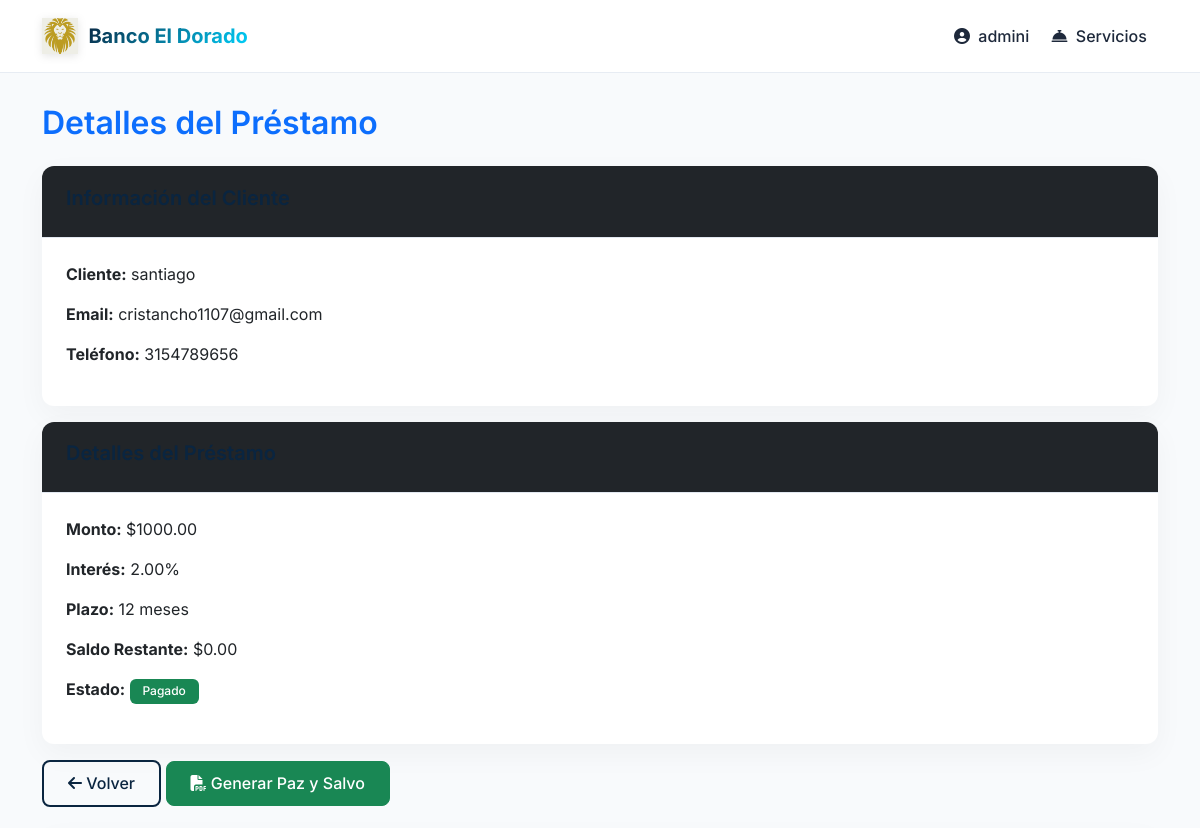
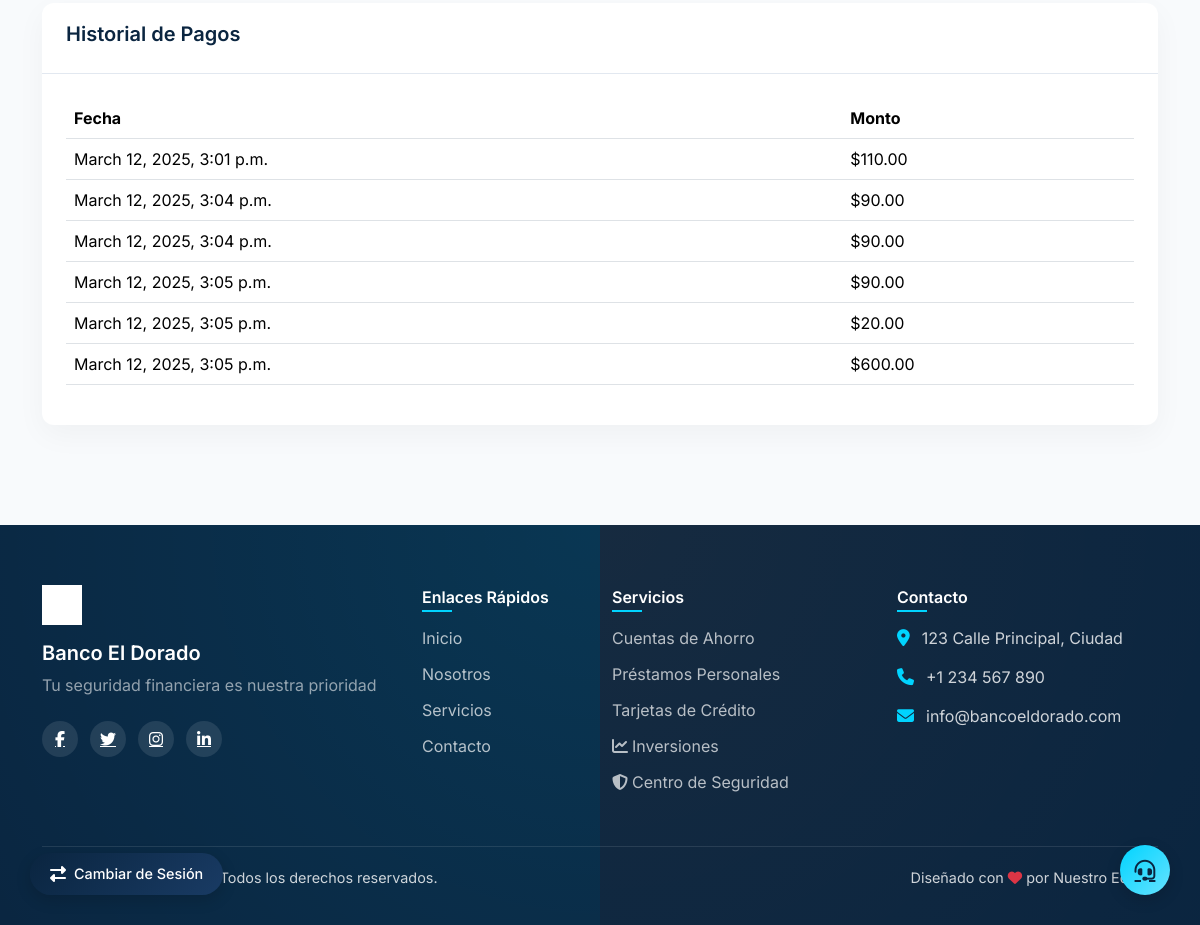
/loan/2/ (signed in), run on the app's committed database (2 pictures, top to bottom).
### blog/models.py (models this page shows, shortened)
class Loan(models.Model):
    client = models.ForeignKey(Client, on_delete=models.CASCADE)
    amount = models.DecimalField(max_digits=10, decimal_places=2, default=0)
    interest_rate = models.DecimalField(max_digits=5, decimal_places=2, default=0)
    repayment_term = models.IntegerField(
        help_text="Número de meses para el reembolso",
        default=12
    )
    start_date = models.DateField(
        default=timezone.now,
        help_text="Fecha de inicio del préstamo"
    )
    status = models.CharField(
        max_length=20,
        default='PENDING',
        choices=[
            ('PENDING', 'Pendiente'),
            ('ACTIVE', 'Activo'),
            ('PAID', 'Pagado'),
            ('DEFAULTED', 'Incumplido')
        ]
    )
    remaining_balance = models.DecimalField(
        max_digits=10,
        decimal_places=2,
        default=0
    )
    next_payment_date = models.DateField(
        null=True,
        blank=True
    )
    monthly_payment = models.DecimalField(
        max_digits=10,
        decimal_places=2,
        default=0
    )

class Client(models.Model):
    class Status(models.TextChoices):
        OWE = 'O', 'OWE'
        NODEBT = 'ND', 'NODEBT'
    cardId = models.CharField(max_length= 10, null= True, blank = True)
    name = models.CharField(max_length=100)
    image = models.ImageField(upload_to='client_photos/', blank=True, null=True)
    imageSave = models.ImageField(upload_to='client_photos/', blank=True, null=True)
    email = models.EmailField()
    phone_number = models.CharField(max_length=15)
    address = models.CharField(max_length=200)
    created_at = models.DateTimeField(auto_now_add=True)
    updated_at = models.DateTimeField(auto_now=True)
    status = models.CharField(max_length=2,
                              choices=Status.choices,
                              default=Status.NODEBT)
    class Meta:
        ordering = ['-created_at']
        indexes = [
            models.Index(fields=['-created_at']),
        ]

class Payment(models.Model):
    loan = models.ForeignKey(Loan, on_delete=models.CASCADE, related_name='payments')
    amount = models.DecimalField(max_digits=10, decimal_places=2)
    payment_date = models.DateTimeField(auto_now_add=True)

### blog/views.py (the view)
# urls.py: path('loan/<int:id>/', views.loan_detail, name='loan_detail'),
@login_required
def loan_detail(request, id):
    loan = get_object_or_404(Loan, id=id)
    return render(request, 'loan/loan_detail.html', {'loan': loan})

### blog/templates/loan/loan_detail.html (shortened to what this page needs)
{% extends "base.html" %}
{% block content %}
<div class="container mt-4">
    <h2 class="mb-4 text-primary">Detalles del Préstamo</h2>
    <div class="card">
        <div class="card-header bg-dark text-white">
            <h5>Información del Cliente</h5>
        </div>
        <div class="card-body">
            <p><strong>Cliente:</strong> {{ loan.client.name }}</p>
            <p><strong>Email:</strong> {{ loan.client.email }}</p>
            <p><strong>Teléfono:</strong> {{ loan.client.phone_number }}</p>
        </div>
    </div>
    <div class="card mt-3">
        <div class="card-header bg-dark text-white">
            <h5>Detalles del Préstamo</h5>
        </div>
        <div class="card-body">
            <p><strong>Monto:</strong> ${{ loan.amount }}</p>
            <p><strong>Interés:</strong> {{ loan.interest_rate }}%</p>
            <p><strong>Plazo:</strong> {{ loan.repayment_term }} meses</p>
            <p><strong>Saldo Restante:</strong> ${{ loan.remaining_balance }}</p>
            <p><strong>Estado:</strong>
                <span class="badge {% if loan.status == 'PAID' %}bg-success{% else %}bg-warning{% endif %}">
                    {{ loan.get_status_display }}
                </span>
            </p>
        </div>
    </div>
    <div class="mt-3">
        <a href="{% url 'blog:loan_list' %}" class="btn btn-secondary">
            <i class="fas fa-arrow-left"></i> Volver
        </a>
        {% if loan.status == 'PAID' %}
            <a href="{% url 'blog:generate_paz_y_salvo' loan.id %}" class="btn btn-success">
                <i class="fas fa-file-pdf"></i> Generar Paz y Salvo
            </a>
        {% endif %}
    </div>
    <div class="card mt-4">
        <div class="card-header">
            <h5>Historial de Pagos</h5>
        </div>
        <div class="card-body">
            <table class="table">
                <thead>
                    <tr>
                        <th>Fecha</th>
                        <th>Monto</th>
                    </tr>
                </thead>
                <tbody>
                    {% for payment in loan.payments.all %}
                    <tr>
                        <td>{{ payment.payment_date }}</td>
                        <td>${{ payment.amount }}</td>
                    </tr>
                    {% empty %}
                    <tr>
                        <td colspan="2" class="text-center">No hay pagos registrados.</td>
                    </tr>
                    {% endfor %}
                </tbody>
            </table>
        </div>
    </div>
</div>
{% endblock %}

### templates/base.html (shortened to what this page needs)
{% load static %}
<!DOCTYPE html>
<html lang="es">
<head>
    <link href="https://cdn.jsdelivr.net/npm/bootstrap@5.3.2/dist/css/bootstrap.min.css" rel="stylesheet">
    <link href="https://cdnjs.cloudflare.com/ajax/libs/font-awesome/6.5.1/css/all.min.css" rel="stylesheet">
</head>
<body>
    <nav class="navbar navbar-expand-lg fixed-top" id="mainNav">
        <div class="container">
            <a class="navbar-brand" href="{% url 'blog:home' %}">
                <img src="{% static 'images/logo.png' %}" alt="Logo" class="navbar-logo">
                <span class="text-gradient fw-bold">Banco El Dorado</span>
            </a>
            <div class="collapse navbar-collapse" id="navbarNav">
                <ul class="navbar-nav ms-auto">
                    {% if user.is_authenticated %}
                        <li class="nav-item dropdown">
                            <a class="nav-link" href="#" id="userDropdown" role="button" data-bs-toggle="dropdown">
                                <i class="fas fa-user-circle me-1"></i> {{ user.username }}
                            </a>
                        </li>
                    {% endif %}
                    <li class="nav-item dropdown">
                        <a class="nav-link" href="#" id="servicesDropdown" role="button" data-bs-toggle="dropdown">
                            <i class="fas fa-concierge-bell me-1"></i> Servicios
                        </a>
                    </li>
                </ul>
            </div>
        </div>
    </nav>
    <main class="main-content">
        {% block content %}{% endblock %}
    </main>
    <footer class="footer">
        <div class="container">
            <div class="row">
                <div class="col-lg-4">
                    <div class="footer-brand">
                        <img src="{% static 'images/logo.png' %}" alt="Logo" class="footer-logo">
                        <h5>Banco El Dorado</h5>
                        <p>Tu seguridad financiera es nuestra prioridad</p>
                    </div>
                    <div class="social-links">
                        <a href="#" class="social-link"><i class="fab fa-facebook-f"></i></a>
                        <a href="#" class="social-link"><i class="fab fa-twitter"></i></a>
                        <a href="#" class="social-link"><i class="fab fa-instagram"></i></a>
                        <a href="#" class="social-link"><i class="fab fa-linkedin-in"></i></a>
                    </div>
                </div>
                <div class="col-lg-2">
                    <h6>Enlaces Rápidos</h6>
                    <ul class="footer-links">
                        <li><a href="{% url 'blog:home' %}">Inicio</a></li>
                        <li><a href="#">Nosotros</a></li>
                        <li><a href="#">Servicios</a></li>
                        <li><a href="#">Contacto</a></li>
                    </ul>
                </div>
                <div class="col-lg-3">
                    <h6>Servicios</h6>
                    <ul class="footer-links">
                        <li><a href="#">Cuentas de Ahorro</a></li>
                        <li><a href="#">Préstamos Personales</a></li>
                        <li><a href="#">Tarjetas de Crédito</a></li>
                        <li><a href="{% url 'blog:inversiones' %}"><i class="fas fa-chart-line me-1"></i>Inversiones</a></li>
                        <li><a href="{% url 'blog:seguridad' %}"><i class="fas fa-shield-alt me-1"></i>Centro de Seguridad</a></li>
                    </ul>
                </div>
                <div class="col-lg-3">
                    <h6>Contacto</h6>
                    <ul class="footer-contact">
                        <li>
                            <i class="fas fa-map-marker-alt"></i>
                            <span>123 Calle Principal, Ciudad</span>
                        </li>
                        <li>
                            <i class="fas fa-phone"></i>
                            <span>+1 234 567 890</span>
                        </li>
                        <li>
                            <i class="fas fa-envelope"></i>
                            <span>info@bancoeldorado.com</span>
                        </li>
                    </ul>
                </div>
            </div>
            <div class="footer-bottom">
                <div class="row">
                    <div class="col-md-6">
                        <p>&copy; {% now "Y" %} Banco El Dorado. Todos los derechos reservados.</p>
                    </div>
                    <div class="col-md-6 text-end">
                        <p>Diseñado con <i class="fas fa-heart text-danger"></i> por Nuestro Equipo</p>
                    </div>
                </div>
            </div>
        </div>
    </footer>
    <a href="https://www.userlike.com/umc/#/inbox/81431049" target="_blank" rel="noopener noreferrer" class="floating-btn help-btn">
        <i class="fas fa-headset"></i>
    </a>
    {% if user.is_authenticated %}
    <a href="{% url 'blog:login' %}" class="floating-btn role-switch">
        <i class="fas fa-exchange-alt"></i>
        <span>Cambiar de Sesión</span>
    </a>
    {% endif %}
</body>
</html>

### data on the page
Loan: client.name "santiago", client.email "cristancho1107@gmail.com", client.phone_number "3154789656", amount "1000.00", interest_rate "2.00", repayment_term "12", remaining_balance "0.00", status "Pagado"
Payment: payment_date "March 12, 2025, 3:01 p.m.", amount "110.00"
Payment: payment_date "March 12, 2025, 3:04 p.m.", amount "90.00"
Payment: payment_date "March 12, 2025, 3:04 p.m.", amount "90.00"
Payment: payment_date "March 12, 2025, 3:05 p.m.", amount "90.00"
Payment: payment_date "March 12, 2025, 3:05 p.m.", amount "20.00"
Payment: payment_date "March 12, 2025, 3:05 p.m.", amount "600.00"

### other printed values
{{ user.username }} "admini"
